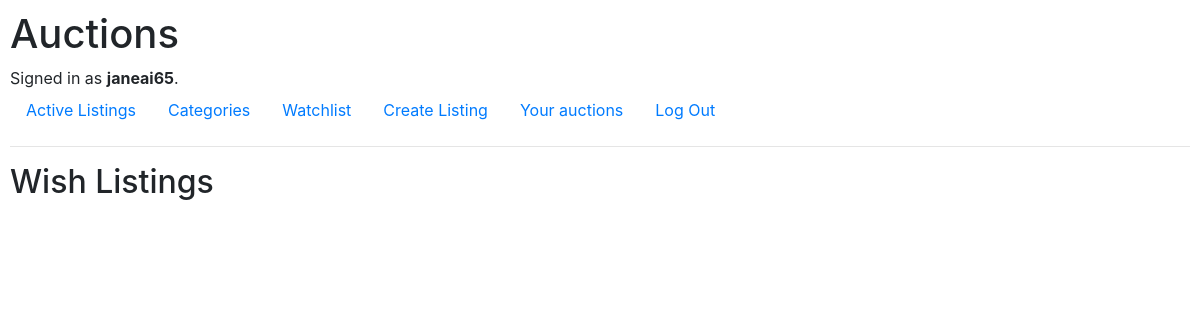
The app's page /watchlist (signed in), older data.
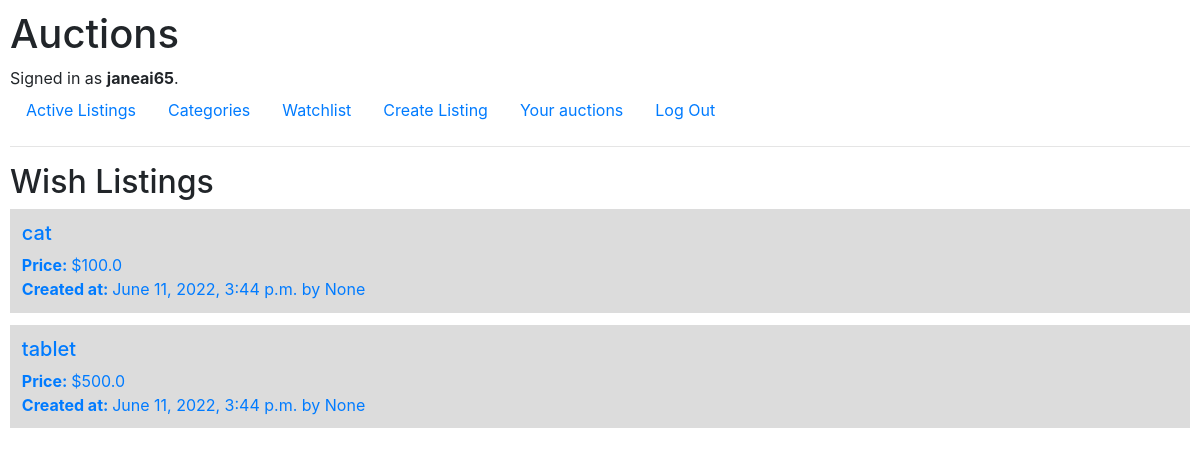
The same page, newer data.
### auctions/models.py (models this page shows, shortened)
class Listing(models.Model):
    title = models.CharField(max_length=64)
    description = models.CharField(max_length=256)
    created_date = models.DateTimeField(auto_now=True)
    starting_bid = models.FloatField(blank=True, null=True)
    current_bid = models.FloatField(blank=True, null=True)
    creator = models.ForeignKey(User, on_delete=models.CASCADE, blank=True, null=True, related_name="creator")
    current_bidder = models.ForeignKey(User, on_delete=models.CASCADE, blank=True, null=True, related_name="winner")
    watchers = models.ManyToManyField(User, blank=True, related_name="wishlistings")
    is_active = models.BooleanField(default=True)
    CATEGORY_CHOICES = [
        ('FASHION', 'Fashion'),
        ('TOYS', 'Toys'),
        ('ELECTRONICS', 'Electronics'),
        ('HOME','Home')
    ]
    category = models.CharField(
        max_length=24,
        choices = CATEGORY_CHOICES,
    )

### auctions/views.py (the view)
# urls.py: path("watchlist", views.watchlist, name="watchlist"),
def watchlist(request):
    user = request.user
    return render(request, "auctions/watchlist.html", {
        "Listings": user.wishlistings.all(),
    })

### auctions/templates/auctions/watchlist.html
{% extends "auctions/layout.html" %}
{% block body %}
    <h2>Wish Listings</h2>
    {% include "auctions/show_listings.html" %}
{% endblock %}

### auctions/templates/auctions/show_listings.html
{% for listing in Listings %}
    <a href="{% url 'listing' listing.id %}">
        <div style="border: 10px; padding:1%; background-color: gainsboro; margin-bottom: 1%;">
            <div><h5>{{ listing.title }}</h5></div>
            <div><b>Price: </b>${{listing.current_bid}}</div>
            {% if listing.is_active %}
                <div><b>Created at: </b>{{ listing.created_date }} by {{ listing.creator}}</div>
            {% else %}
                <div><b>Winner: </b>{{listing.current_bidder}} </div>
            {% endif %}
        </div>
    </a>
{% endfor %}

Row changes from the older to the newer data that the page shows:
now on this page (row edited): Listing: title "cat", current_bid "100.0", created_date "June 11, 2022, 3:44 p.m.", creator "None"
now on this page (row edited): Listing: title "tablet", current_bid "500.0", created_date "June 11, 2022, 3:44 p.m.", creator "None"
